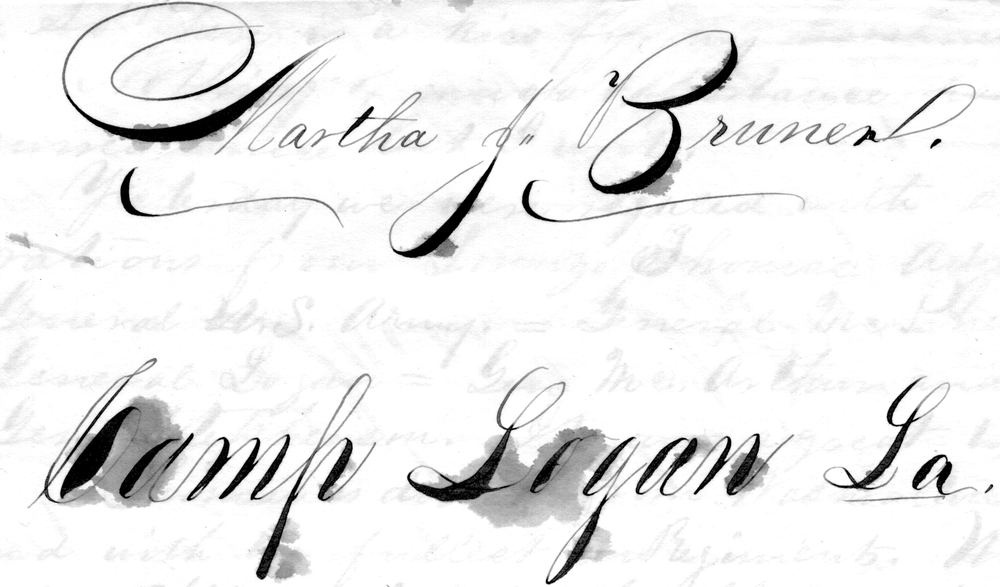
#> input picture DIP_Project/degraded/H01.png, 1000 x 587 px, shrunk from 2245 x 1317 before the run, found by its file name; its folder holds only this picture in this run
$ jupyter execute --allow-errors dip2.ipynb   (shell and % lines are left out)
#> lines starting #> are read from the running program, lines starting #| are printed output that depends on the picture; after the words box and inside, x2 and y2 are one past the last pixel; in counts of white or black regions, pixels touching at a corner belong together
[cell 1]
from google.colab import drive
import os

drive.mount('/content/drive')


project_path = "/content/drive/MyDrive/img_rest/"
degraded_dir = os.path.join(project_path, "degraded/")
preprocessed_dir = os.path.join(project_path, "preprocessed/")
robin_input_dir = os.path.join(project_path, "robin_input/")
robin_output_dir = os.path.join(project_path, "robin_output/")

for folder in [degraded_dir, preprocessed_dir, robin_input_dir, robin_output_dir]:
    os.makedirs(folder, exist_ok=True)
#> in preprocess_image, img is the input picture: shape (587, 1000); min 0, max 255, mean 237.3

print("Google Drive mounted and folders ready.")

[cell 2]
import numpy as np
import cv2
from scipy.signal import convolve2d

# Generate Gaussian kernel
def gaussian_kernel(size=5, sigma=1.0):
    ax = np.linspace(-(size-1)//2, (size-1)//2, size)
    xx, yy = np.meshgrid(ax, ax)
    kernel = np.exp(-(xx**2 + yy**2) / (2.0 * sigma**2))
    return kernel / np.sum(kernel)

# Apply Gaussian blur using convolution
def apply_gaussian_blur(img, kernel_size=5, sigma=1.0):
#> called with kernel_size = 5, sigma = 1
    kernel = gaussian_kernel(kernel_size, sigma)
    return convolve2d(img, kernel, mode='same', boundary='symm')

[cell 3]
def otsu_threshold(img):
    pixel_counts, bin_edges = np.histogram(img.ravel(), bins=256, range=(0,256))
#> pixel_counts = 256 values, max 185137 at index 254, min 86 at index 69, mean 2293; bin_edges = 257 values from 0 to 256
    total = img.size
    sum_total = np.dot(np.arange(256), pixel_counts)
#> sum_total = 139015522

    sum_bg, weight_bg, max_var, threshold = 0, 0, 0, 0

    for i in range(256):
        weight_bg += pixel_counts[i]
        if weight_bg == 0:
            continue
        weight_fg = total - weight_bg
        if weight_fg == 0:
            break
        sum_bg += i * pixel_counts[i]
        mean_bg = sum_bg / weight_bg
        mean_fg = (sum_total - sum_bg) / weight_fg
        var_between = weight_bg * weight_fg * (mean_bg - mean_fg) ** 2
        if var_between > max_var:
            max_var = var_between
            threshold = i
#> this loop made 256 passes
#> (weight_bg, weight_fg, sum_bg, mean_bg, mean_fg, max_var) on passes 1 to 8: (2477, 584523, 0, 0, 237.8, 8.19e+13), (3476, 583524, 999, 0.287, 238.2, 1.15e+14), (4232, 582768, 2511, 0.593, 238.5, 1.4e+14), (4764, 582236, 4107, 0.862, 238.8, 1.57e+14), (5203, 581797, 5863, 1.13, 238.9, 1.71e+14), (5610, 581390, 7898, 1.41, 239.1, 1.84e+14), (5943, 581057, 9896, 1.67, 239.2, 1.95e+14), (6308, 580692, 12451, 1.97, 239.4, 2.06e+14)
    _, binary = cv2.threshold(img, threshold, 255, cv2.THRESH_BINARY)
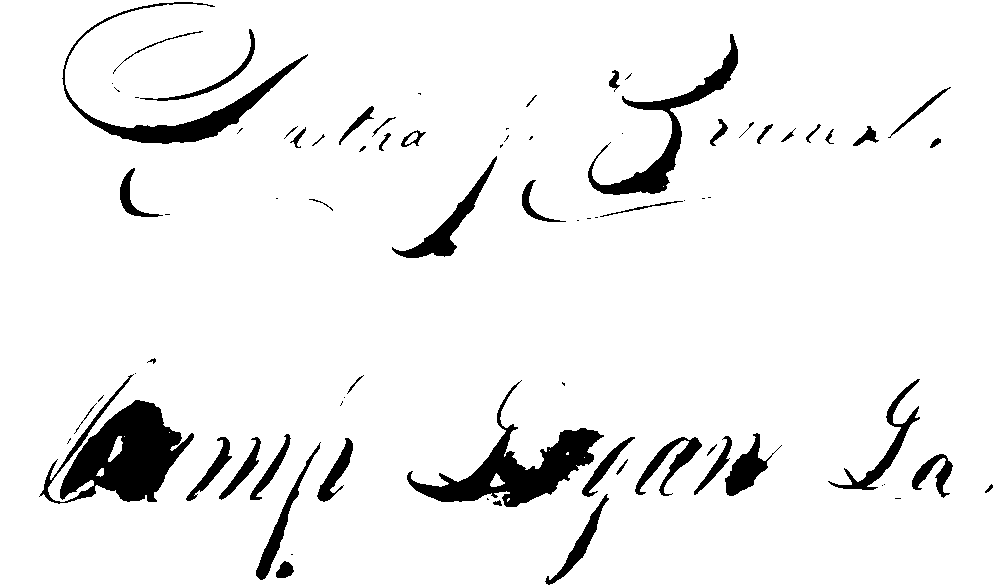
#> binary: shape (587, 1000); 93.5% white; 80 black regions (30 under 20 px), largest, box (x1, y1, x2, y2) and area: (39, 374, 194, 504) 8180, (407, 380, 604, 507) 6231, (62, 2, 308, 144) 3808
    return binary

[cell 4]
def morphological_closing(img, kernel_size=3):
#> called with kernel_size = 3
    kernel = np.ones((kernel_size, kernel_size), np.uint8)
    dilated = cv2.dilate(img, kernel, iterations=1)
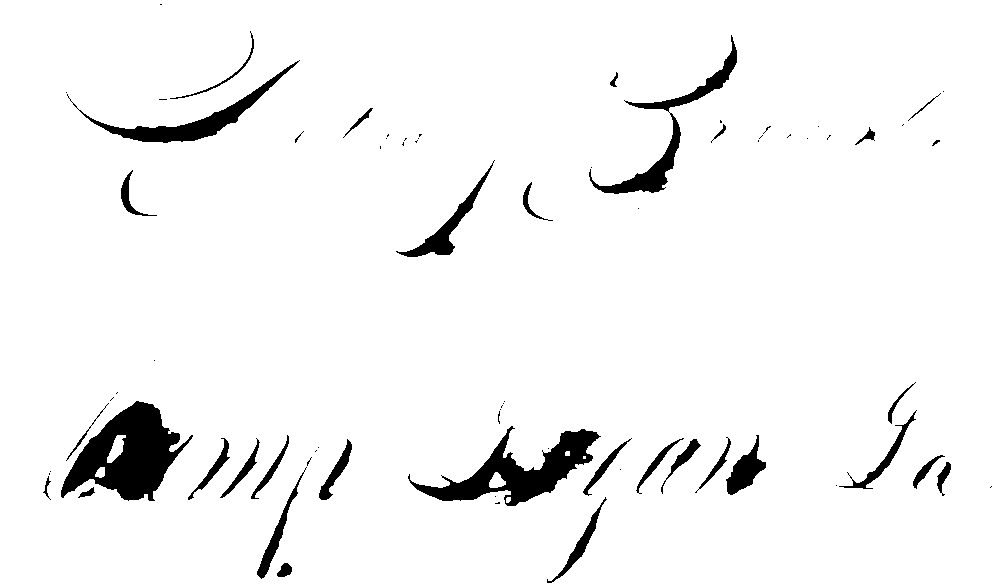
#> dilated: shape (587, 1000); 95.5% white; 76 black regions (42 under 20 px), largest, box (x1, y1, x2, y2) and area: (61, 401, 193, 501) 6605, (408, 426, 601, 506) 5073, (589, 35, 737, 194) 2750
    closed = cv2.erode(dilated, kernel, iterations=1)
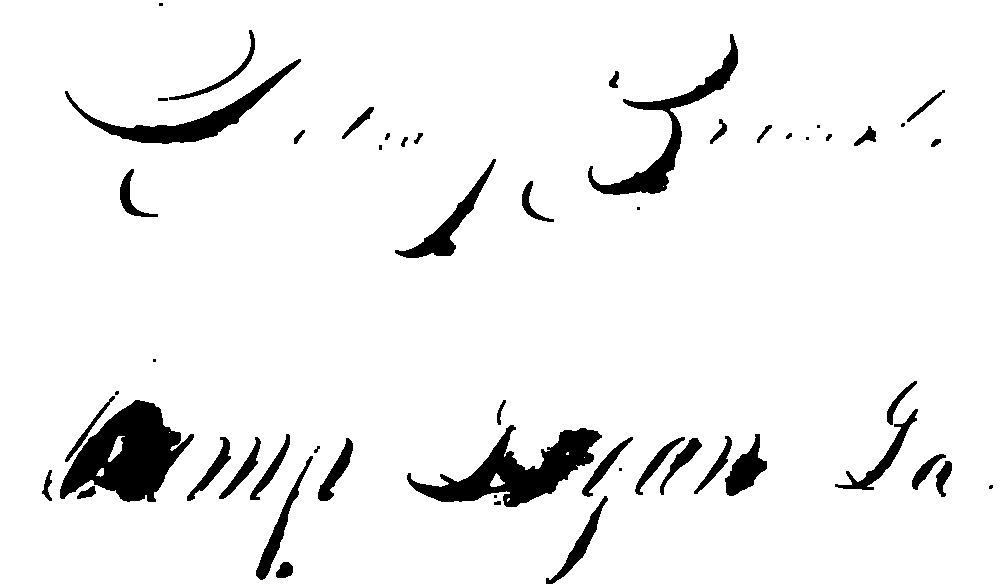
#> closed: shape (587, 1000); 93.9% white; 55 black regions (11 under 20 px), largest, box (x1, y1, x2, y2) and area: (60, 400, 194, 502) 7326, (407, 425, 602, 507) 6006, (588, 34, 738, 195) 3565
    return closed

[cell 5]
def preprocess_image(path, save_path):
    img = cv2.imread(path, cv2.IMREAD_GRAYSCALE)

    # Step 1: Gaussian Blur
    blur = apply_gaussian_blur(img, kernel_size=5, sigma=1.0).astype(np.uint8)

    # Step 2: Otsu Thresholding
    otsu = otsu_threshold(blur)

    # Step 3: Morphological Closing
    morph = morphological_closing(otsu, kernel_size=3)

    # Save final preprocessed image
    cv2.imwrite(save_path, morph)

$ run again, on DIP_Project/degraded/H05.png
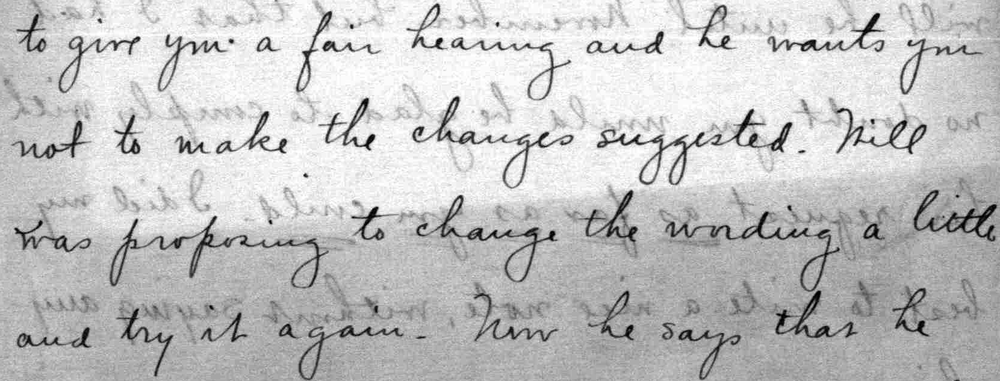
#> input picture DIP_Project/degraded/H05.png, 1000 x 381 px, shrunk from 1661 x 633 before the run, found by its file name
#> in preprocess_image, img is the input picture: shape (381, 1000); min 0, max 255, mean 194.7
#> pixel_counts = 256 values, max 7456 at index 243, min 0 at index 0, mean 1488.3; bin_edges = 257 values from 0 to 256
#> sum_total = 73987278
#> the loop in otsu_threshold, `for i in range(256):` made 255 passes
#> (weight_bg, weight_fg, sum_bg, mean_bg, mean_fg, max_var) on passes 6, 7, 8, 9, 10, 12, 13, 14: (1, 380999, 5, 5, 194.2, 1.36e+10), (3, 380997, 17, 5.67, 194.2, 4.06e+10), (4, 380996, 24, 6, 194.2, 5.4e+10), (5, 380995, 32, 6.4, 194.2, 6.72e+10), (9, 380991, 68, 7.56, 194.2, 1.19e+11), (13, 380987, 112, 8.62, 194.2, 1.71e+11), (23, 380977, 232, 10.09, 194.2, 2.97e+11), (34, 380966, 375, 11.03, 194.2, 4.35e+11)
#> after the loop in otsu_threshold, `for i in range(256):`: max_var = 1.59e+14; sum_bg = 73985500; threshold = 197; weight_bg = 381000
#> in otsu_threshold, `_, binary = cv2.threshold(img, threshold, 255, cv2.THRESH_BINARY)`:
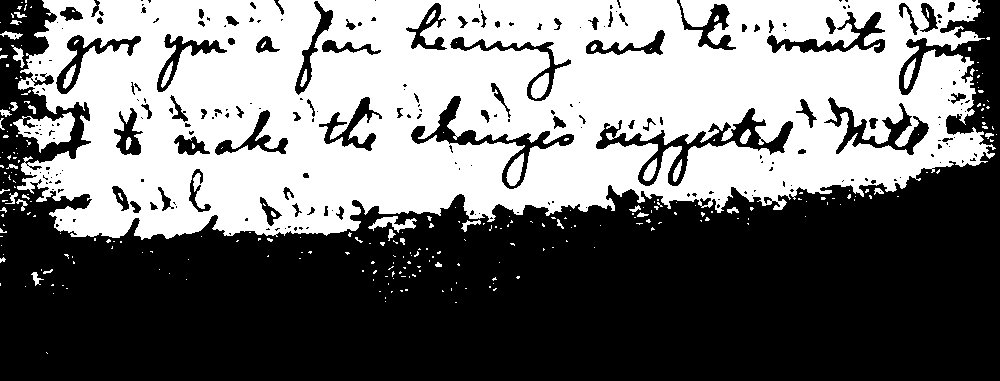
#> binary: shape (381, 1000); 45.4% white; 281 white regions (235 under 20 px), largest, box (x1, y1, x2, y2) and area: (17, 0, 996, 240) 167132, (13, 112, 75, 153) 1212, (368, 216, 417, 233) 345
#> dilated: shape (381, 1000); 51% white; 222 black regions (163 under 20 px), largest, box (x1, y1, x2, y2) and area: (0, 0, 1000, 381) 170415, (0, 0, 89, 194) 5168, (830, 99, 927, 154) 994
#> in morphological_closing, `closed = cv2.erode(dilated, kernel, iterations=1)`:
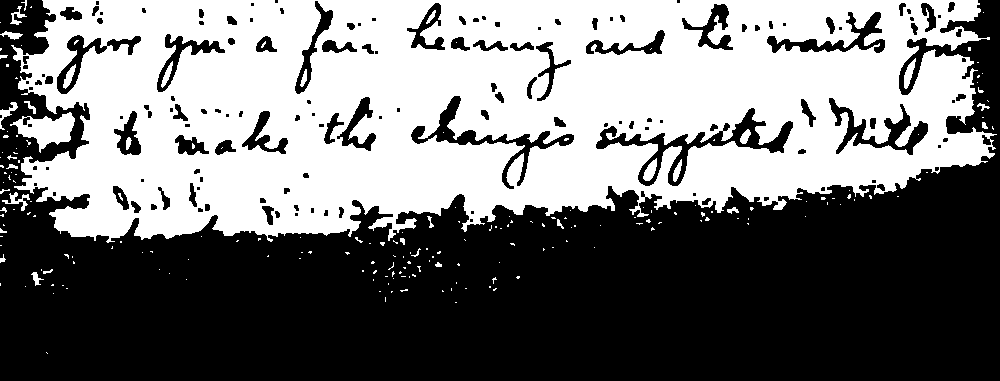
#> closed: shape (381, 1000); 46.2% white; 208 white regions (174 under 20 px), largest, box (x1, y1, x2, y2) and area: (11, 0, 997, 243) 171671, (10, 112, 75, 153) 1293, (643, 158, 657, 181) 183

$ run again, on DIP_Project/degraded/H06.png
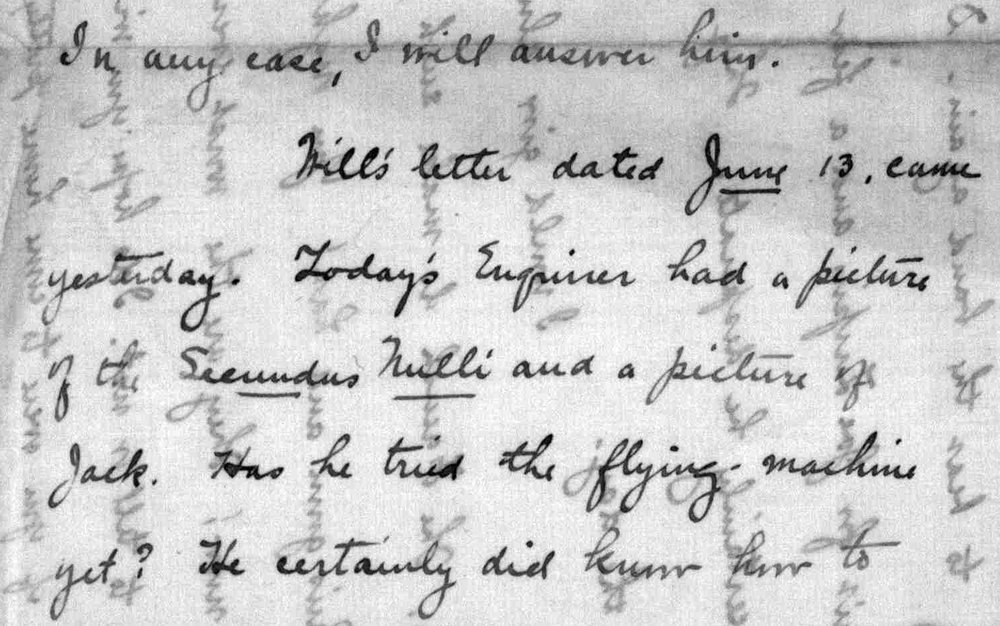
#> input picture DIP_Project/degraded/H06.png, 1000 x 626 px, shrunk from 1499 x 939 before the run, found by its file name
#> in preprocess_image, img is the input picture: shape (626, 1000); min 0, max 255, mean 202.4
#> pixel_counts = 256 values, max 19164 at index 229, min 0 at index 0, mean 2445.3; bin_edges = 257 values from 0 to 256
#> sum_total = 126380791
#> the loop in otsu_threshold, `for i in range(256):` made 253 passes
#> (weight_bg, weight_fg, sum_bg, mean_bg, mean_fg, max_var) on passes 5 to 12: (2, 625998, 8, 4, 201.9, 4.9e+10), (4, 625996, 18, 4.5, 201.9, 9.76e+10), (10, 625990, 54, 5.4, 201.9, 2.42e+11), (11, 625989, 61, 5.55, 201.9, 2.65e+11), (16, 625984, 101, 6.31, 201.9, 3.83e+11), (25, 625975, 182, 7.28, 201.9, 5.93e+11), (42, 625958, 352, 8.38, 201.9, 9.85e+11), (56, 625944, 506, 9.04, 201.9, 1.3e+12)
#> after the loop in otsu_threshold, `for i in range(256):`: max_var = 4.07e+14; sum_bg = 126380287; threshold = 171; weight_bg = 626000
#> in otsu_threshold, `_, binary = cv2.threshold(img, threshold, 255, cv2.THRESH_BINARY)`:
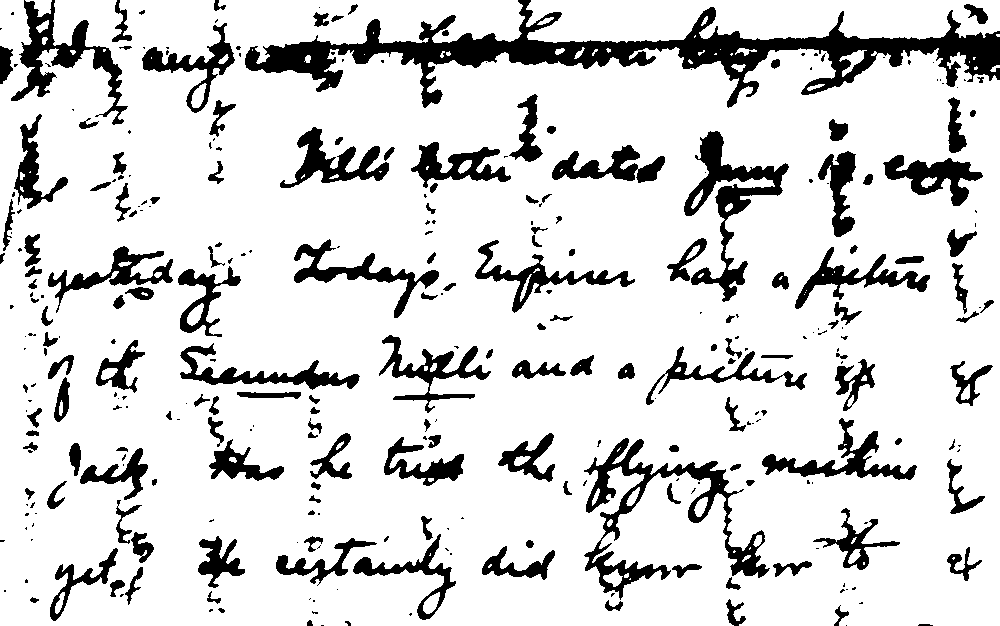
#> binary: shape (626, 1000); 84.4% white; 315 black regions (153 under 20 px), largest, box (x1, y1, x2, y2) and area: (245, 0, 1000, 108) 20138, (584, 438, 770, 600) 6075, (684, 131, 789, 302) 4427
#> dilated: shape (626, 1000); 90.3% white; 336 black regions (185 under 20 px), largest, box (x1, y1, x2, y2) and area: (246, 0, 1000, 106) 15138, (685, 132, 787, 218) 2447, (885, 156, 981, 205) 1664
#> in morphological_closing, `closed = cv2.erode(dilated, kernel, iterations=1)`:
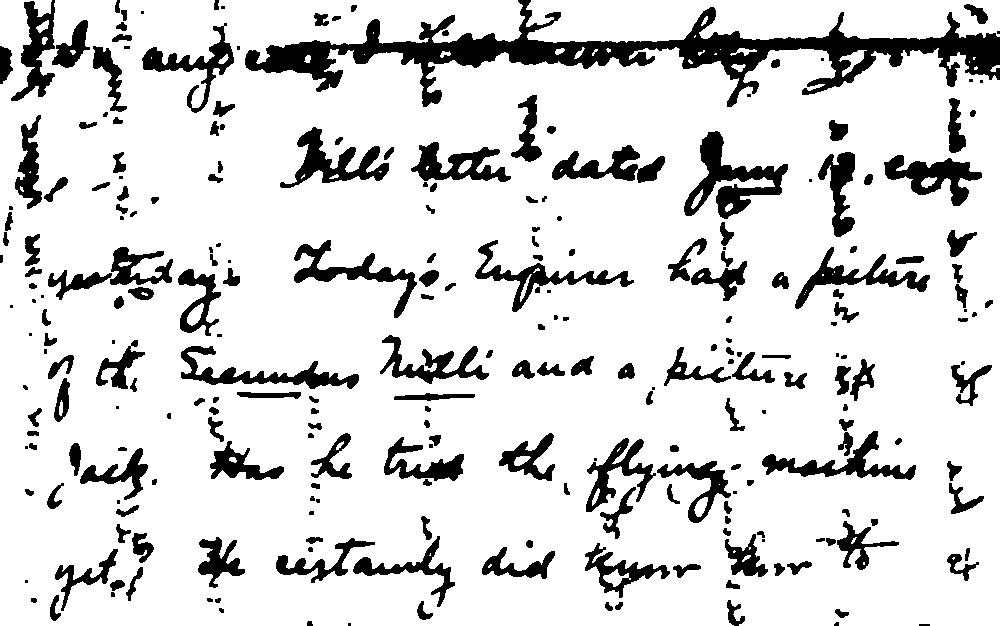
#> closed: shape (626, 1000); 85% white; 258 black regions (45 under 20 px), largest, box (x1, y1, x2, y2) and area: (245, 0, 1000, 107) 19832, (684, 131, 788, 219) 3257, (280, 127, 389, 188) 2284

$ run again, on DIP_Project/degraded/H07.png
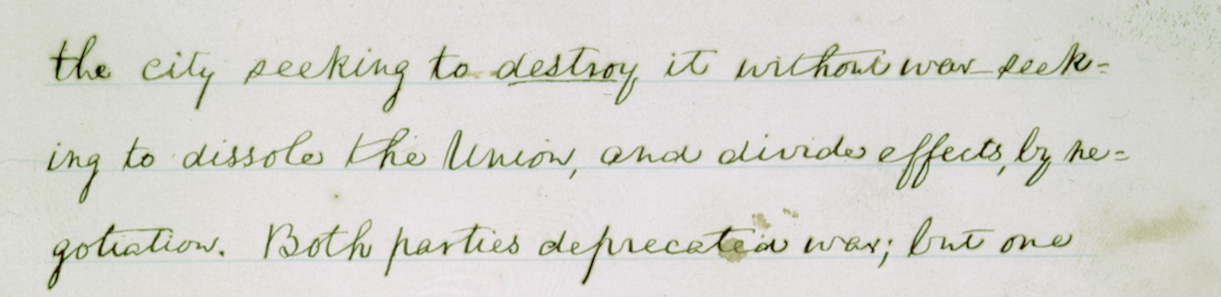
#> input picture DIP_Project/degraded/H07.png, 1221 x 297 px, found by its file name
#> pixel_counts = 256 values, max 26677 at index 222, min 0 at index 0, mean 1416.6; bin_edges = 257 values from 0 to 256
#> sum_total = 77027468
#> the loop in otsu_threshold, `for i in range(256):` made 234 passes
#> (weight_bg, weight_fg, sum_bg, mean_bg, mean_fg, max_var) on passes 13, 14, 16, 17, 18, 19, 20, 22: (1, 362636, 12, 12, 212.4, 1.46e+10), (2, 362635, 25, 12.5, 212.4, 2.9e+10), (3, 362634, 40, 13.33, 212.4, 4.31e+10), (4, 362633, 56, 14, 212.4, 5.71e+10), (6, 362631, 90, 15, 212.4, 8.48e+10), (7, 362630, 108, 15.43, 212.4, 9.85e+10), (11, 362626, 184, 16.73, 212.4, 1.53e+11), (13, 362624, 226, 17.38, 212.4, 1.79e+11)
#> after the loop in otsu_threshold, `for i in range(256):`: max_var = 4.13e+13; sum_bg = 77026070; threshold = 182; weight_bg = 362637
#> in otsu_threshold, `_, binary = cv2.threshold(img, threshold, 255, cv2.THRESH_BINARY)`:
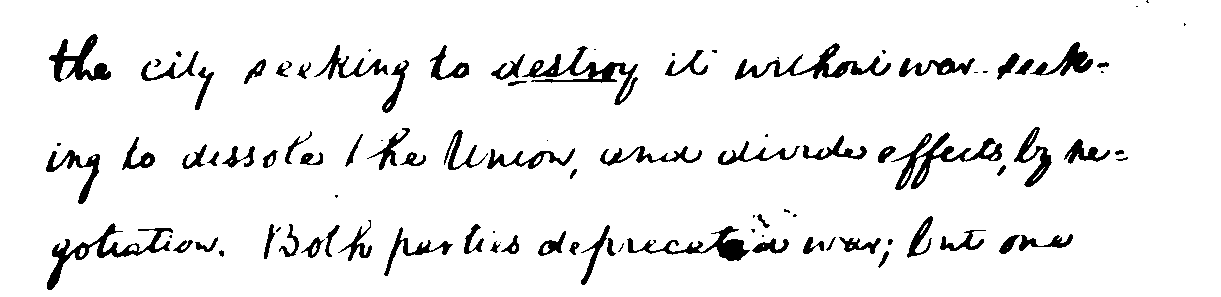
#> binary: shape (297, 1221); 93% white; 101 black regions (27 under 20 px), largest, box (x1, y1, x2, y2) and area: (891, 132, 1002, 190) 1514, (522, 46, 638, 105) 1494, (47, 223, 173, 290) 1479
#> dilated: shape (297, 1221); 97.2% white; 236 black regions (119 under 20 px), largest, box (x1, y1, x2, y2) and area: (50, 35, 110, 81) 708, (714, 227, 747, 260) 482, (1061, 43, 1092, 75) 370
#> in morphological_closing, `closed = cv2.erode(dilated, kernel, iterations=1)`:
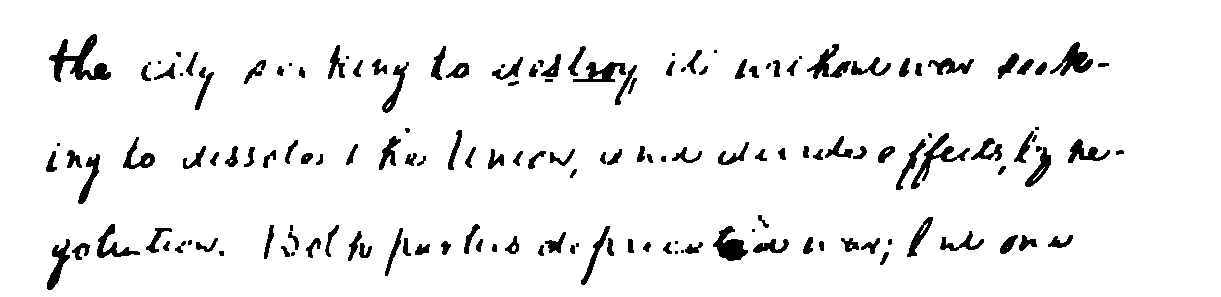
#> closed: shape (297, 1221); 93.9% white; 159 black regions (20 under 20 px), largest, box (x1, y1, x2, y2) and area: (49, 34, 111, 82) 1116, (911, 133, 970, 189) 677, (713, 226, 748, 261) 654
